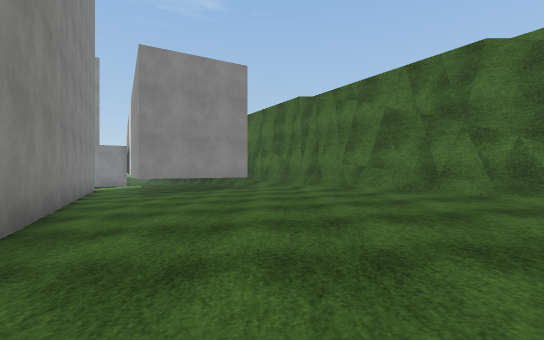
View 1 (above)

15 first-person views from a walk through a scene from a Unity 3-D project. The camera is 1.2 m above the floor, looks level and sees 90° across. The floor is counted in squares, 2 m on a side. Each view is taken from the middle of a square. On the plan, view 1 faces up. The plan holds only what a view shows up to about 9 squares ahead; the rest is blank. The place goes on beyond the plan. Some surface patterns are stand-ins.

View 2
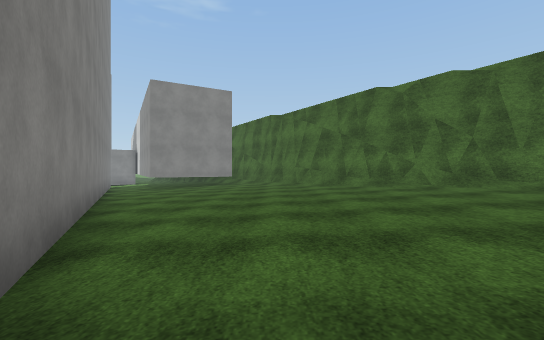

View 3
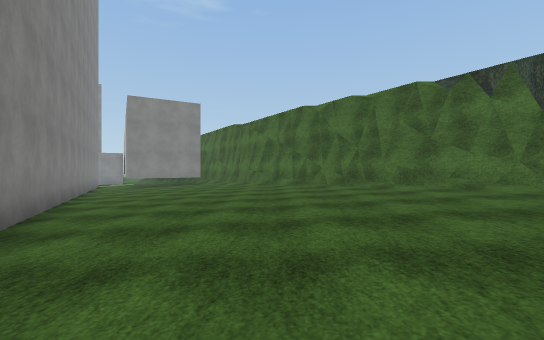

View 4
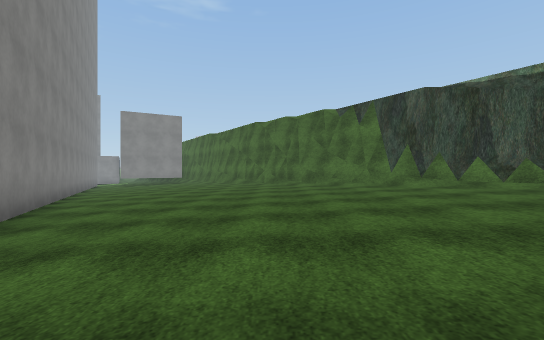

View 5
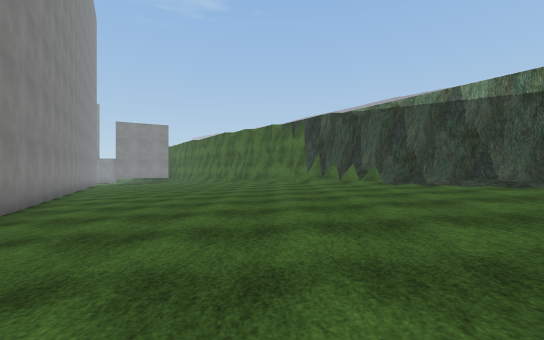

View 6
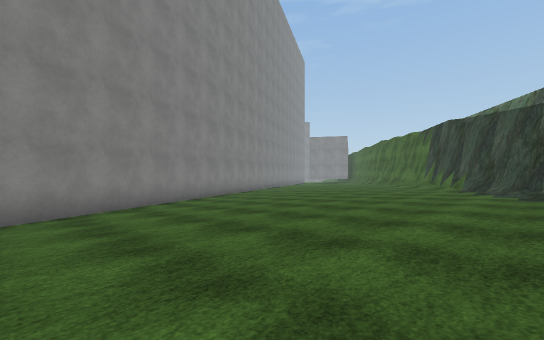

View 7
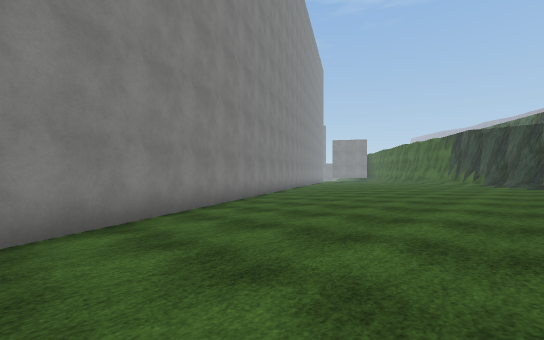

View 8
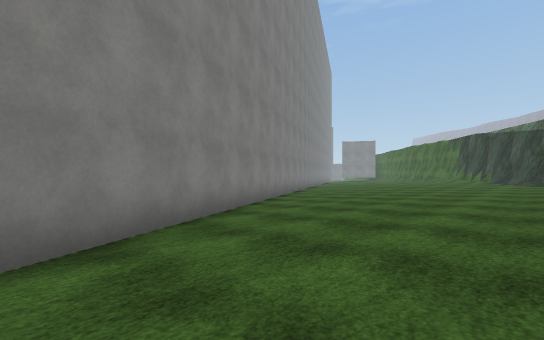

View 9
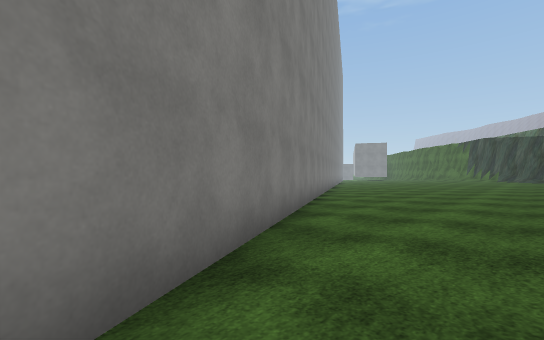

View 10
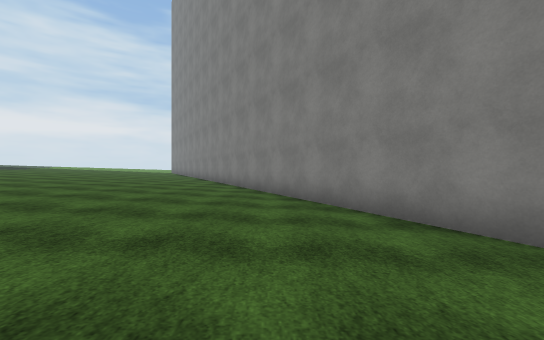

View 11
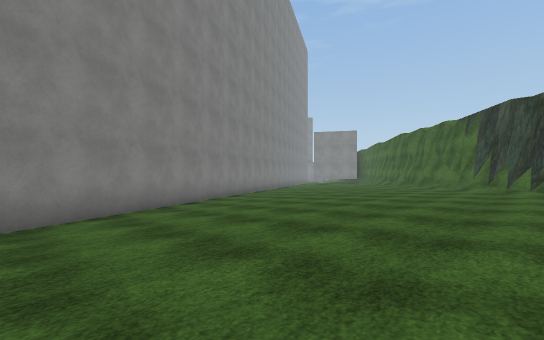

View 12
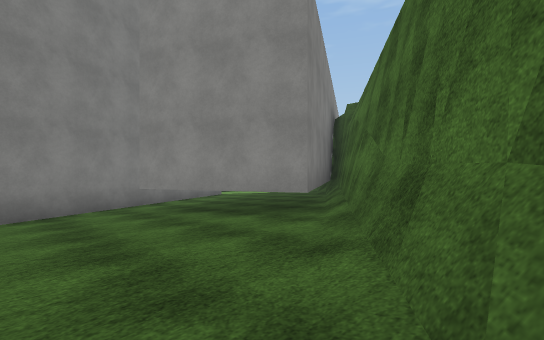

View 13
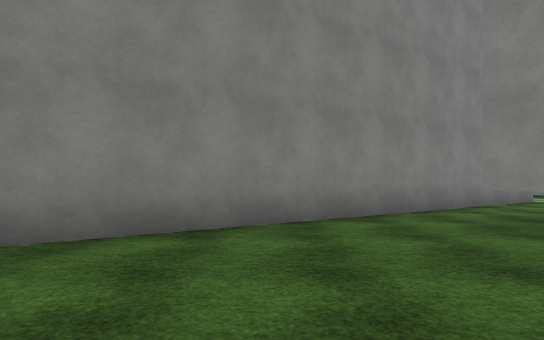

View 14
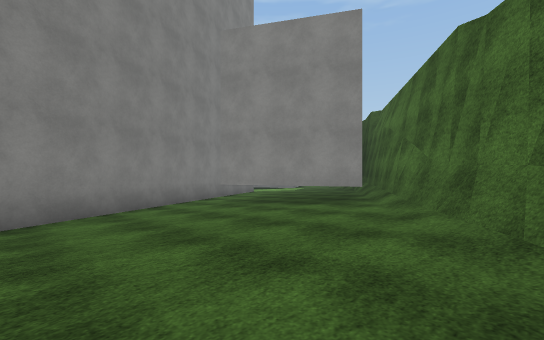

View 15
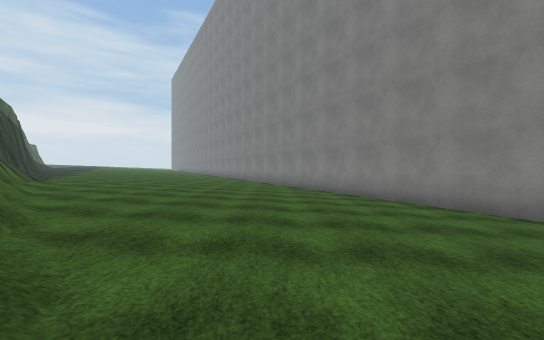

### Floor plan
Key: @ floor where view 1 was taken; # wall or solid block; . main floor; - floor 0.25 m lower than the main floor; : floor 0.5 m higher than the main floor; _ floor 0.75 m lower than the main floor; < floor 1.25 m lower than the main floor; ( floor 1.5 m lower than the main floor; + floor 5.75 m higher than the main floor; / step, stairs or slope; v drop or lower ground.
Columns run from 9 left of view 1 to 12 right of it. Each row starts with its distance up from view 1.
 14       #v
 13 #(    ##+
 12 ##(    ##
 11  #((   ###
 10  ##(   ###/
  9   #(<###_/#/
  8   ##<<____##
  7    ##<_____#v
  6     #<<____/#/
  5     ##<_____/#/
  4      #<_____-/#/
  3      ##_____--/#/
  2       #_____---##/
  1       ##____---.##
  0        #_@__---./##+
 -1        ##___---../#/
 -2         ##__---.../#v
 -3          #__---..../#
 -4          ##_---...../#
 -5           #_---.....:#
 -6           ##---.....::
 -7            #_--.....::
 -8            ##--.....::
 -9             #--.....::
-10             ##-......:
-11              ##......:
-12               #......:
-13               ##.....:
-14                #.....:
-15                ##....:
-16                 #....:
-17                 ##...:
-18                  #...:
-19                  ##..:
-20                   ##.:
-21                    #.:
-22                    ##:
-23                     #:
-24                     ##

Positions as (right, up) in squares from view 1, and headings:
1: (0, 0), facing up
2: (1, -3), facing up
3: (3, -5), facing up
4: (5, -8), facing up
5: (7, -11), facing up
6: (12, -13), facing up-left
7: (12, -17), facing up-left
8: (12, -19), facing up-left
9: (12, -22), facing up-left
10: (11, -15), facing down
11: (10, -11), facing up-left
12: (2, 6), facing up-left
13: (0, 5), facing left
14: (2, 4), facing up-left
15: (4, 4), facing down
